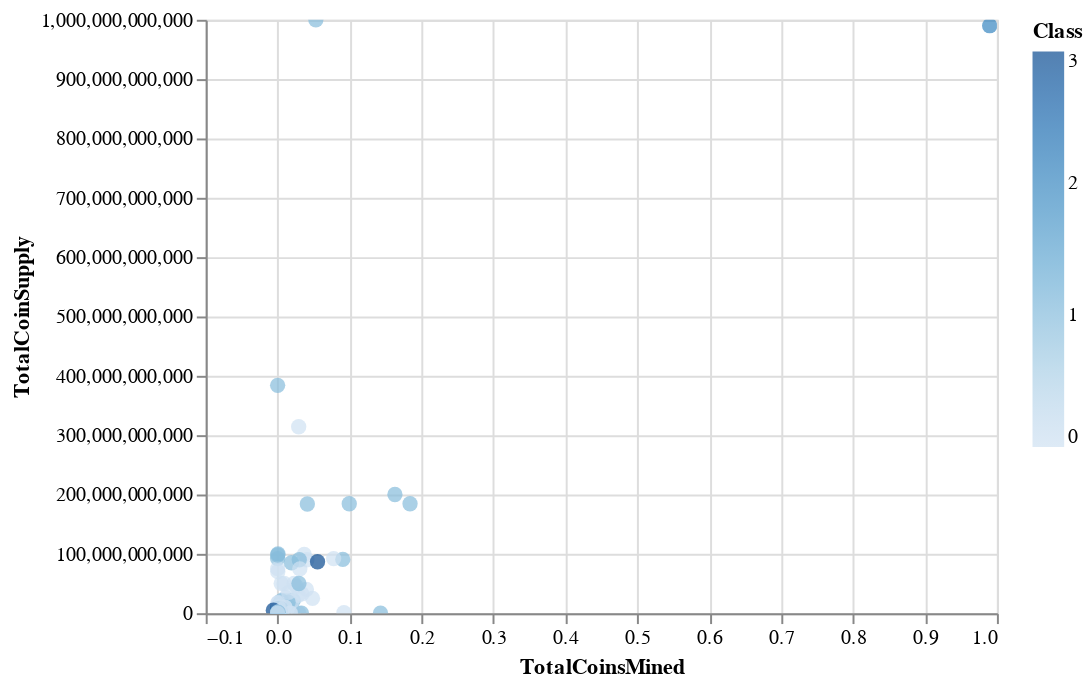

Source (notebook cell):
### Code cell
alt.Chart(clustered_df_scaled).mark_circle(size=60).encode(
    x='TotalCoinsMined',
    y='TotalCoinSupply',
    color='Class',
).interactive()

### Figure 1 — Vega-Lite specification as saved in the notebook (floating-point values rounded to 4 significant figures; data arrays with more than 128 entries replaced by an {"elided": "..."} marker saying what was removed)
{"config": {"view": {"continuousWidth": 400, "continuousHeight": 300}}, "data": {"name": "data-d4e40cc5d9e2231102cc62c3c6be3757"}, "mark": {"type": "circle", "size": 60}, "encoding": {"color": {"type": "quantitative", "field": "Class"}, "x": {"type": "quantitative", "field": "TotalCoinsMined"}, "y": {"type": "quantitative", "field": "TotalCoinSupply"}}, "selection": {"selector006": {"type": "interval", "bind": "scales", "encodings": ["x", "y"]}}, "$schema": "https://vega.github.io/schema/vega-lite/v4.8.1.json", "datasets": {"data-d4e40cc5d9e2231102cc62c3c6be3757": {"elided": "533 records"}}}
